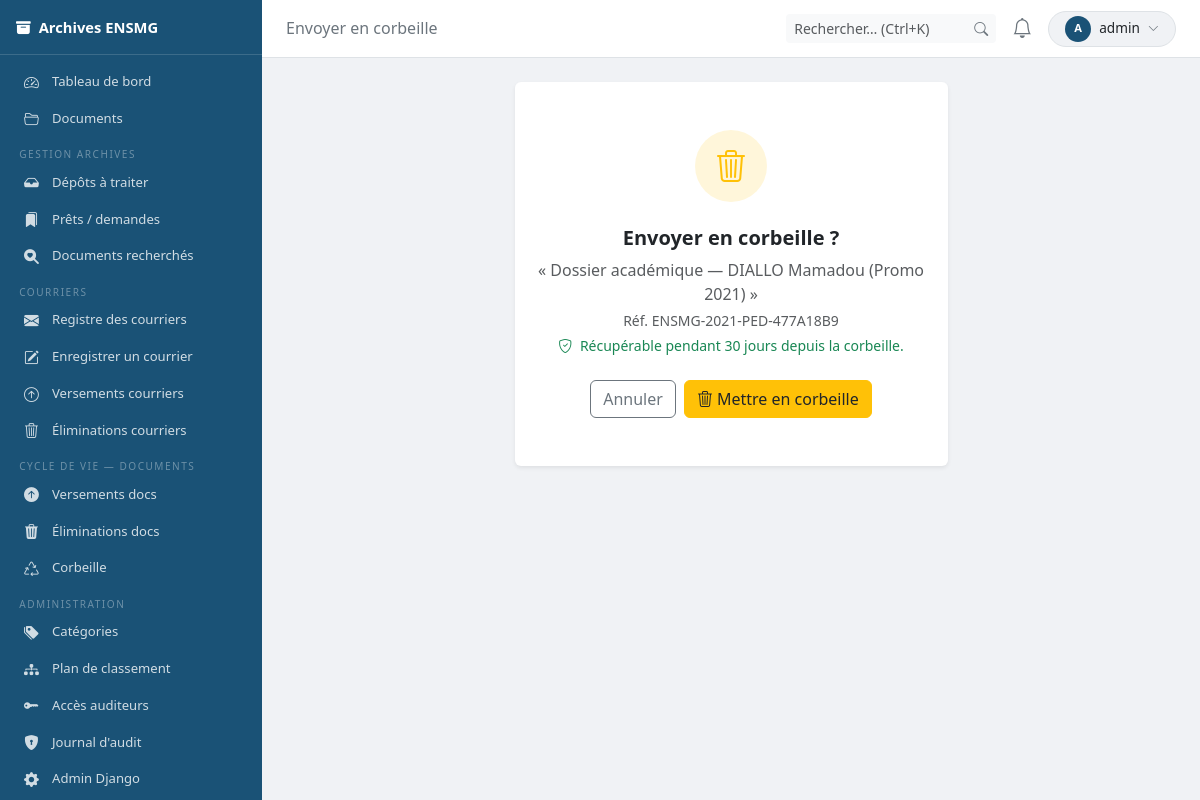
Screenshot of /documents/335/supprimer/ (signed in) with the database file from the repository.
### users/models.py (models this page shows, shortened)
class CustomUser(AbstractUser):
    class Role(models.TextChoices):
        ADMIN       = 'ADMIN',      'Administrateur système'
        ARCHIVISTE  = 'ARCHIVISTE', 'Archiviste'
        DIRECTION   = 'DIRECTION',  'Direction'
        PERSONNEL   = 'PERSONNEL',  'Personnel administratif'
        ENSEIGNANT  = 'ENSEIGNANT', 'Enseignant-chercheur'
    role = models.CharField(
        max_length=20,
        choices=Role.choices,
        default=Role.PERSONNEL,
        verbose_name='Rôle',
    )
    departement = models.ForeignKey(
        Departement,
        null=True, blank=True,
        on_delete=models.SET_NULL,
        verbose_name='Département / Service',
        help_text='Service de rattachement de l\'utilisateur.',
    )
    telephone = models.CharField(
        max_length=30,
        blank=True,
        verbose_name='Téléphone',
    )
    class Meta:
        verbose_name        = 'Utilisateur'
        verbose_name_plural = 'Utilisateurs'
        ordering            = ['last_name', 'first_name']

### archives/models.py (models this page shows, shortened)
class Document(models.Model):
    class Statut(models.TextChoices):
        COURANT        = 'COURANT',        'Archive courante'
        INTERMEDIAIRE  = 'INTERMEDIAIRE',  'Archive intermédiaire'
        DEFINITIF      = 'DEFINITIF',      'Archive définitive'
        EN_VERSEMENT   = 'EN_VERSEMENT',   'En cours de versement'
        VERSE          = 'VERSE',          'Versé aux Archives nationales'
        EN_ELIMINATION = 'EN_ELIMINATION', "En cours d'élimination"
        ELIMINE        = 'ELIMINE',        'Éliminé'
    class Confidentialite(models.TextChoices):
        PUBLIC       = 'PUBLIC',       'Public'
        INTERNE      = 'INTERNE',      'Usage interne'
        CONFIDENTIEL = 'CONFIDENTIEL', 'Confidentiel'
        SECRET       = 'SECRET',       'Secret'
    class Support(models.TextChoices):
        NUMERIQUE = 'NUMERIQUE', 'Numérique'
        PAPIER    = 'PAPIER',    'Papier'
        MIXTE     = 'MIXTE',     'Mixte (papier + numérique)'
    class SortFinal(models.TextChoices):
        CONSERVATION = 'CONSERVATION', 'Conservation définitive'
        ELIMINATION  = 'ELIMINATION',  'Élimination'
        TRI          = 'TRI',          'Tri'
        EN_ATTENTE   = 'EN_ATTENTE',   'En attente de décision'
    identifiant = models.CharField(
        max_length=60, unique=True, editable=False,
        verbose_name='Identifiant unique',
        db_index=True,
        help_text='Format : ENSMG-AAAA-CODE-XXXXXXXX',
    )
    titre              = models.CharField(max_length=500, verbose_name='Titre')
    producteur         = models.CharField(max_length=200, verbose_name='Service producteur')
    date_creation      = models.DateField(verbose_name='Date de création du document')
    date_reception     = models.DateField(null=True, blank=True, verbose_name='Date de réception')
    date_enregistrement = models.DateTimeField(auto_now_add=True, verbose_name="Date d'enregistrement dans le système")
    description        = models.TextField(blank=True, verbose_name='Description / Résumé')
    mots_cles          = models.TextField(blank=True, verbose_name='Mots-clés', help_text='Séparés par des virgules')
    langue             = models.CharField(max_length=10, default='fr', verbose_name='Langue')
    categorie       = models.ForeignKey(CategorieDocument, on_delete=models.PROTECT, verbose_name='Catégorie documentaire')
    plan_classement = models.ForeignKey(PlanClassement, on_delete=models.PROTECT, verbose_name='Cote de classement')
    statut          = models.CharField(max_length=20, choices=Statut.choices, default=Statut.COURANT, verbose_name='Statut', db_index=True)
    confidentialite = models.CharField(max_length=20, choices=Confidentialite.choices, default=Confidentialite.INTERNE, verbose_name='Niveau de confidentialité')
    support         = models.CharField(max_length=10, choices=Support.choices, default=Support.NUMERIQUE, verbose_name='Support')
    fichier               = models.FileField(upload_to='archives/%Y/%m/', null=True, blank=True, verbose_name='Fichier numérique')
    nom_fichier_original  = models.CharField(max_length=255, blank=True, verbose_name='Nom du fichier original')
    taille_fichier        = models.BigIntegerField(null=True, blank=True, verbose_name='Taille (octets)')
    empreinte_sha256      = models.CharField(max_length=64, blank=True, verbose_name='Empreinte SHA-256', help_text="Garantie d'intégrité du fichier numérique")
    texte_extrait         = models.TextField(blank=True, verbose_name='Texte extrait (OCR / indexation plein texte)')
    localisation_physique = models.CharField(
        max_length=300, blank=True,
        verbose_name='Localisation physique',
        help_text='Ex : Bâtiment A, Salle 12, Étagère 3, Boîte 7',
    )
    tableau_gestion = models.ForeignKey(
        TableauGestion,
        null=True, blank=True,
        on_delete=models.SET_NULL,
        verbose_name='Tableau de gestion (DUA)',
    )
    date_fin_dua = models.DateField(
        null=True, blank=True,
        verbose_name='Date de fin de DUA',
        help_text='Calculée automatiquement à partir du tableau de gestion',
    )
    sort_final = models.CharField(
        max_length=20,
        choices=SortFinal.choices,
        default=SortFinal.EN_ATTENTE,
        verbose_name='Sort final',
    )
    cree_par = models.ForeignKey(
        settings.AUTH_USER_MODEL,
        on_delete=models.SET_NULL, null=True,
        related_name='documents_crees',
        verbose_name='Créé par',
    )
    modifie_par = models.ForeignKey(
        settings.AUTH_USER_MODEL,
        on_delete=models.SET_NULL, null=True,
        related_name='documents_modifies',
        verbose_name='Modifié par',
    )
    date_modification = models.DateTimeField(auto_now=True, verbose_name='Dernière modification')
    deleted_at = models.DateTimeField(
        null=True, blank=True,
        verbose_name='Mis en corbeille le',
        help_text='Si renseigné, le document est en corbeille (suppression logique). Purge automatique après 30 jours.',
    )
    class Meta:
        verbose_name        = "Document d'archives"
        verbose_name_plural = "Documents d'archives"
        ordering            = ['-date_enregistrement']
        permissions         = [
            ('can_eliminate',          'Peut déclencher une procédure d\'élimination'),
            ('can_verse',              'Peut effectuer un versement'),
            ('can_view_confidentiel',  'Peut consulter les documents confidentiels'),
            ('can_view_secret',        'Peut consulter les documents secrets'),
        ]

### archives/views.py (the view, shortened to what this page needs)
# urls.py: path('documents/<int:pk>/supprimer/', views.document_supprimer, name='document_supprimer'),
@login_required
def document_supprimer(request, pk):
    if not (est_archiviste(request.user) or est_admin(request.user)):
        raise PermissionDenied
    doc = get_object_or_404(Document, pk=pk, deleted_at__isnull=True)
    return render(request, 'archives/admin/corbeille/confirmer_suppression.html', {
        **_notif_ctx(request), 'doc': doc,
    })

### archives/permissions.py (called while the page is built)
def est_admin(user):
    return user.is_superuser or getattr(user, 'role', None) == CustomUser.Role.ADMIN

def est_archiviste(user):
    return getattr(user, 'role', None) == CustomUser.Role.ARCHIVISTE

def est_direction(user):
    return getattr(user, 'role', None) == CustomUser.Role.DIRECTION

### archives/views.py (called while the page is built)
def _notif_ctx(request):
    user = request.user
    notifs_non_lues = Notification.objects.filter(destinataire=user, lue=False)
    return {
        'nb_notifications': notifs_non_lues.count(),
        'notifs_recentes':  notifs_non_lues.select_related(
            'depot', 'document'
        ).order_by('-date_creation')[:6],
        'nb_messages_non_lus': MessageDestinataire.objects.filter(
            destinataire=user, lu=False, en_corbeille=False
        ).count(),
        'est_gestionnaire': est_archiviste(user) or est_admin(user),
        'est_direction':    est_direction(user),
        'est_admin':        est_admin(user),
        'theme': 'archiviste' if (est_archiviste(user) or est_admin(user)) else 'agent',
    }

### archives/templates/archives/admin/corbeille/confirmer_suppression.html (shortened to what this page needs)
{% extends "archives/base.html" %}
{% block topbar_title %}Envoyer en corbeille{% endblock %}
{% block content %}
<div class="row justify-content-center">
  <div class="col-md-6">
    <div class="card border-0 shadow-sm border-warning text-center">
      <div class="card-body py-5">
        <div class="rounded-circle mx-auto mb-4 d-flex align-items-center justify-content-center"
             style="width:72px;height:72px;background:rgba(255,193,7,.15)">
          <i class="bi bi-trash3 fs-2 text-warning"></i>
        </div>
        <h5 class="fw-bold mb-2">Envoyer en corbeille ?</h5>
        <p class="text-muted mb-1">« {{ doc.titre|truncatechars:60 }} »</p>
        <p class="text-muted small mb-1">Réf. {{ doc.identifiant }}</p>
        <p class="small text-success mb-4">
          <i class="bi bi-shield-check me-1"></i>
          Récupérable pendant 30 jours depuis la corbeille.
        </p>
        <form method="post" class="d-flex gap-2 justify-content-center">
          <a href="{% url 'archives:document_detail' doc.pk %}" class="btn btn-outline-secondary">Annuler</a>
          <button type="submit" class="btn btn-warning text-dark">
            <i class="bi bi-trash3 me-1"></i>Mettre en corbeille
          </button>
        </form>
      </div>
    </div>
  </div>
</div>
{% endblock %}

### archives/templates/archives/base.html (shortened to what this page needs)
<!DOCTYPE html>
<html lang="fr" data-theme="light">
<head>
  <link rel="stylesheet" href="https://cdn.jsdelivr.net/npm/bootstrap@5.3.2/dist/css/bootstrap.min.css">
  <link rel="stylesheet" href="https://cdn.jsdelivr.net/npm/bootstrap-icons@1.11.3/font/bootstrap-icons.min.css">
</head>
<body>
<nav id="sidebar">
  <div class="brand">
    <span><i class="bi bi-archive-fill me-2"></i>Archives ENSMG</span>
  </div>
  <div class="py-2 flex-grow-1 overflow-auto">
    <a href="{% url 'archives:dashboard' %}" class="nav-link{% if request.resolver_match.url_name == 'dashboard' %} active{% endif %}">
      <i class="bi bi-speedometer2"></i>Tableau de bord
    </a>
    <a href="{% url 'archives:document_list' %}" class="nav-link">
      <i class="bi bi-folder2-open"></i>Documents
    </a>
    {% if est_gestionnaire %}
    <div class="nav-section">Gestion archives</div>
    <a href="{% url 'archives:archiviste_depots' %}" class="nav-link{% if 'archiviste_depot' in request.resolver_match.url_name %} active{% endif %}">
      <i class="bi bi-inbox-fill"></i>Dépôts à traiter
    </a>
    <a href="{% url 'archives:archiviste_prets' %}" class="nav-link{% if 'archiviste_pret' in request.resolver_match.url_name %} active{% endif %}">
      <i class="bi bi-bookmarks-fill"></i>Prêts / demandes
    </a>
    <a href="{% url 'archives:archiviste_recherches' %}" class="nav-link{% if 'archiviste_recherche' in request.resolver_match.url_name %} active{% endif %}">
      <i class="bi bi-search-heart-fill"></i>Documents recherchés
    </a>
    <div class="nav-section">Courriers</div>
    <a href="{% url 'archives:courrier_liste' %}" class="nav-link{% if 'courrier' in request.resolver_match.url_name and 'bv' not in request.resolver_match.url_name and 'be' not in request.resolver_match.url_name %} active{% endif %}">
      <i class="bi bi-envelope-fill"></i>Registre des courriers
    </a>
    <a href="{% url 'archives:courrier_enregistrer' %}" class="nav-link{% if request.resolver_match.url_name == 'courrier_enregistrer' %} active{% endif %}">
      <i class="bi bi-pencil-square"></i>Enregistrer un courrier
    </a>
    <a href="{% url 'archives:courrier_bv_liste' %}" class="nav-link{% if 'courrier_bv' in request.resolver_match.url_name %} active{% endif %}">
      <i class="bi bi-arrow-up-circle"></i>Versements courriers
    </a>
    <a href="{% url 'archives:courrier_be_liste' %}" class="nav-link{% if 'courrier_be' in request.resolver_match.url_name %} active{% endif %}">
      <i class="bi bi-trash3"></i>Éliminations courriers
    </a>
    <div class="nav-section">Cycle de vie — Documents</div>
    <a href="{% url 'archives:admin_bordereaux_versement' %}" class="nav-link{% if 'versement' in request.resolver_match.url_name and 'courrier' not in request.resolver_match.url_name %} active{% endif %}">
      <i class="bi bi-arrow-up-circle-fill"></i>Versements docs
    </a>
    <a href="{% url 'archives:admin_bordereaux_elimination' %}" class="nav-link{% if 'elimination' in request.resolver_match.url_name and 'courrier' not in request.resolver_match.url_name %} active{% endif %}">
      <i class="bi bi-trash3-fill"></i>Éliminations docs
    </a>
    <a href="{% url 'archives:corbeille' %}" class="nav-link{% if request.resolver_match.url_name == 'corbeille' %} active{% endif %}">
      <i class="bi bi-recycle"></i>Corbeille
    </a>
    <div class="nav-section">Administration</div>
    <a href="{% url 'archives:admin_categories' %}" class="nav-link{% if 'admin_categorie' in request.resolver_match.url_name %} active{% endif %}">
      <i class="bi bi-tags-fill"></i>Catégories
    </a>
    <a href="{% url 'archives:admin_plans' %}" class="nav-link{% if 'admin_plan' in request.resolver_match.url_name %} active{% endif %}">
      <i class="bi bi-diagram-3-fill"></i>Plan de classement
    </a>
    <a href="{% url 'archives:audit_tokens' %}" class="nav-link{% if 'audit_token' in request.resolver_match.url_name %} active{% endif %}">
      <i class="bi bi-key-fill"></i>Accès auditeurs
    </a>
    <a href="{% url 'archives:admin_journal' %}" class="nav-link{% if request.resolver_match.url_name == 'admin_journal' %} active{% endif %}">
      <i class="bi bi-shield-lock-fill"></i>Journal d'audit
    </a>
    {% if est_admin %}<a href="/admin/" class="nav-link"><i class="bi bi-gear-fill"></i>Admin Django</a>{% endif %}
    {% endif %}
  </div>
</nav>
<div id="main-content">
  <div id="topbar">
    <div class="d-flex align-items-center gap-2">
      <h6 class="mb-0 fw-normal" style="color:var(--muted)">{% block topbar_title %}{% endblock %}</h6>
    </div>
    <div class="d-flex align-items-center gap-2">
      <form method="get" action="{% url 'archives:document_list' %}" class="d-none d-lg-flex">
        <div class="input-group input-group-sm" style="width:210px">
          <input type="search" name="q" class="form-control border-0 bg-light"
                 placeholder="Rechercher… (Ctrl+K)" id="global-search"
                 value="{{ request.GET.q }}" autocomplete="off">
          <button type="submit" class="btn btn-light border-0"><i class="bi bi-search" style="color:var(--muted)"></i></button>
        </div>
      </form>
      <div class="dropdown">
        <button class="bell-btn" data-bs-toggle="dropdown" data-bs-auto-close="outside">
          <i class="bi bi-bell{% if nb_notifications %}-fill{% endif %} fs-5"></i>
        </button>
      </div>
      <div class="dropdown">
        <button class="btn btn-sm d-flex align-items-center gap-2 border rounded-pill px-3 py-1"
                style="background:var(--body-bg);font-size:.85rem" type="button" data-bs-toggle="dropdown">
          <div class="rounded-circle d-flex align-items-center justify-content-center text-white fw-bold flex-shrink-0"
               style="width:26px;height:26px;font-size:.7rem;background:var(--theme-color)">
            {{ request.user.first_name|first|upper|default:request.user.username|first|upper }}
          </div>
          <span class="d-none d-md-inline">{{ request.user.get_full_name|default:request.user.username|truncatechars:18 }}</span>
          <i class="bi bi-chevron-down" style="font-size:.7rem;color:var(--muted)"></i>
        </button>
      </div>
    </div>
  </div>
  <div class="page-body">{% block content %}{% endblock %}</div>
</div>
</body>
</html>

### rows the page displays
CustomUser: user.first_name|first "A", user.get_full_name "admin"
Document: titre "Dossier académique — DIALLO Mamadou (Promo 2021)", identifiant "ENSMG-2021-PED-477A18B9"
